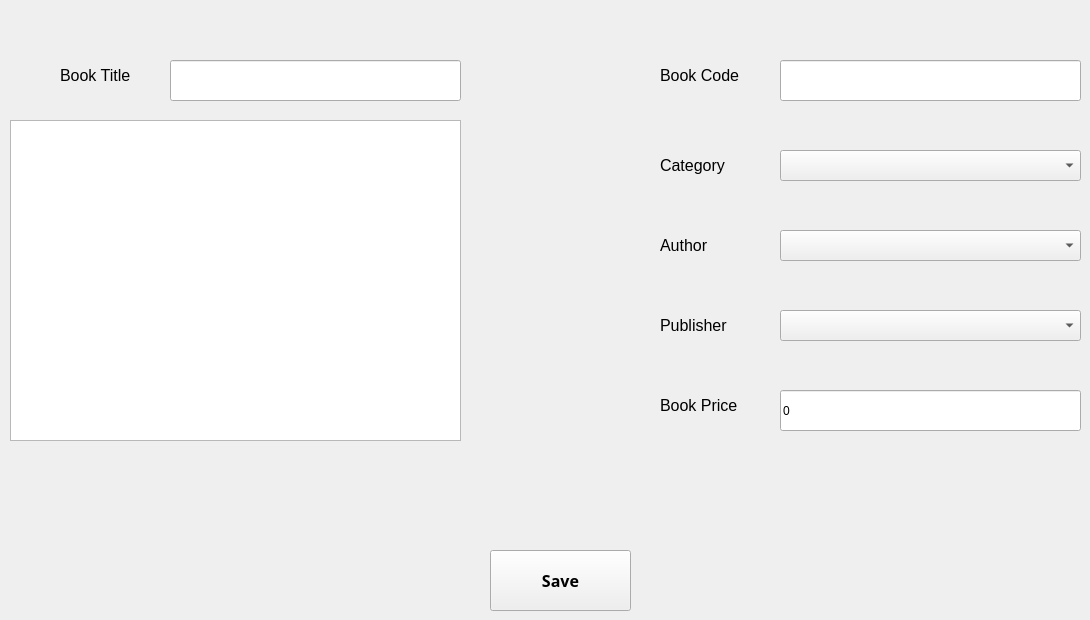
      <widget class="QWidget" name="tab_9">
       <attribute name="icon">
        <iconset theme="add"/>
       </attribute>
       <attribute name="title">
        <string>Add New Book</string>
       </attribute>
       <widget class="QLabel" name="label_4">
        <property name="geometry">
         <rect>
          <x>660</x>
          <y>60</y>
          <width>101</width>
          <height>31</height>
         </rect>
        </property>
        <property name="font">
         <font>
          <family>Segoe UI</family>
          <pointsize>12</pointsize>
          <weight>50</weight>
          <bold>false</bold>
         </font>
        </property>
        <property name="text">
         <string>Book Code</string>
        </property>
       </widget>
       <widget class="QLabel" name="label_6">
        <property name="geometry">
         <rect>
          <x>660</x>
          <y>230</y>
          <width>101</width>
          <height>31</height>
         </rect>
        </property>
        <property name="font">
         <font>
          <family>Segoe UI</family>
          <pointsize>12</pointsize>
          <weight>50</weight>
          <bold>false</bold>
         </font>
        </property>
        <property name="text">
         <string>Author</string>
        </property>
       </widget>
       <widget class="QLineEdit" name="lineEdit_4">
        <property name="geometry">
         <rect>
          <x>780</x>
          <y>390</y>
          <width>301</width>
          <height>41</height>
         </rect>
        </property>
        <property name="text">
         <string>0</string>
        </property>
       </widget>
       <widget class="QLabel" name="label_3">
        <property name="geometry">
         <rect>
          <x>60</x>
          <y>60</y>
          <width>101</width>
          <height>31</height>
         </rect>
        </property>
        <property name="font">
         <font>
          <family>Segoe UI</family>
          <pointsize>12</pointsize>
          <weight>50</weight>
          <bold>false</bold>
         </font>
        </property>
        <property name="text">
         <string>Book Title</string>
        </property>
       </widget>
       <widget class="QLabel" name="label_5">
        <property name="geometry">
         <rect>
          <x>660</x>
          <y>150</y>
          <width>101</width>
          <height>31</height>
         </rect>
        </property>
        <property name="font">
         <font>
          <family>Segoe UI</family>
          <pointsize>12</pointsize>
          <weight>50</weight>
          <bold>false</bold>
         </font>
        </property>
        <property name="text">
         <string>Category</string>
        </property>
       </widget>
       <widget class="QLabel" name="label_7">
        <property name="geometry">
         <rect>
          <x>660</x>
          <y>310</y>
          <width>101</width>
          <height>31</height>
         </rect>
        </property>
        <property name="font">
         <font>
          <family>Segoe UI</family>
          <pointsize>12</pointsize>
          <weight>50</weight>
          <bold>false</bold>
         </font>
        </property>
        <property name="text">
         <string>Publisher</string>
        </property>
       </widget>
       <widget class="QPlainTextEdit" name="plainTextEdit">
        <property name="geometry">
         <rect>
          <x>10</x>
          <y>120</y>
          <width>451</width>
          <height>321</height>
         </rect>
        </property>
       </widget>
       <widget class="QLabel" name="label_8">
        <property name="geometry">
         <rect>
          <x>660</x>
          <y>390</y>
          <width>101</width>
          <height>31</height>
         </rect>
        </property>
        <property name="font">
         <font>
          <family>Segoe UI</family>
          <pointsize>12</pointsize>
          <weight>50</weight>
          <bold>false</bold>
         </font>
        </property>
        <property name="text">
         <string>Book Price</string>
        </property>
       </widget>
       <widget class="QLineEdit" name="lineEdit_2">
        <property name="geometry">
         <rect>
          <x>170</x>
          <y>60</y>
          <width>291</width>
          <height>41</height>
         </rect>
        </property>
       </widget>
       <widget class="QComboBox" name="comboBox_3">
        <property name="geometry">
         <rect>
          <x>780</x>
          <y>230</y>
          <width>301</width>
          <height>31</height>
         </rect>
        </property>
        <property name="font">
         <font>
          <pointsize>10</pointsize>
         </font>
        </property>
       </widget>
       <widget class="QLineEdit" name="lineEdit_3">
        <property name="geometry">
         <rect>
          <x>780</x>
          <y>60</y>
          <width>301</width>
          <height>41</height>
         </rect>
        </property>
       </widget>
       <widget class="QComboBox" name="comboBox_4">
        <property name="geometry">
         <rect>
          <x>780</x>
          <y>310</y>
          <width>301</width>
          <height>31</height>
         </rect>
        </property>
        <property name="font">
         <font>
          <pointsize>10</pointsize>
         </font>
        </property>
       </widget>
       <widget class="QComboBox" name="comboBox_2">
        <property name="geometry">
         <rect>
          <x>780</x>
          <y>150</y>
          <width>301</width>
          <height>31</height>
         </rect>
        </property>
        <property name="font">
         <font>
          <pointsize>10</pointsize>
         </font>
        </property>
       </widget>
       <widget class="QPushButton" name="pushButton_7">
        <property name="geometry">
         <rect>
          <x>490</x>
          <y>550</y>
          <width>141</width>
          <height>61</height>
         </rect>
        </property>
        <property name="font">
         <font>
          <family>Segoe UI Semibold</family>
          <pointsize>12</pointsize>
          <weight>75</weight>
          <bold>true</bold>
         </font>
        </property>
        <property name="text">
         <string>Save</string>
        </property>
       </widget>
      </widget>
